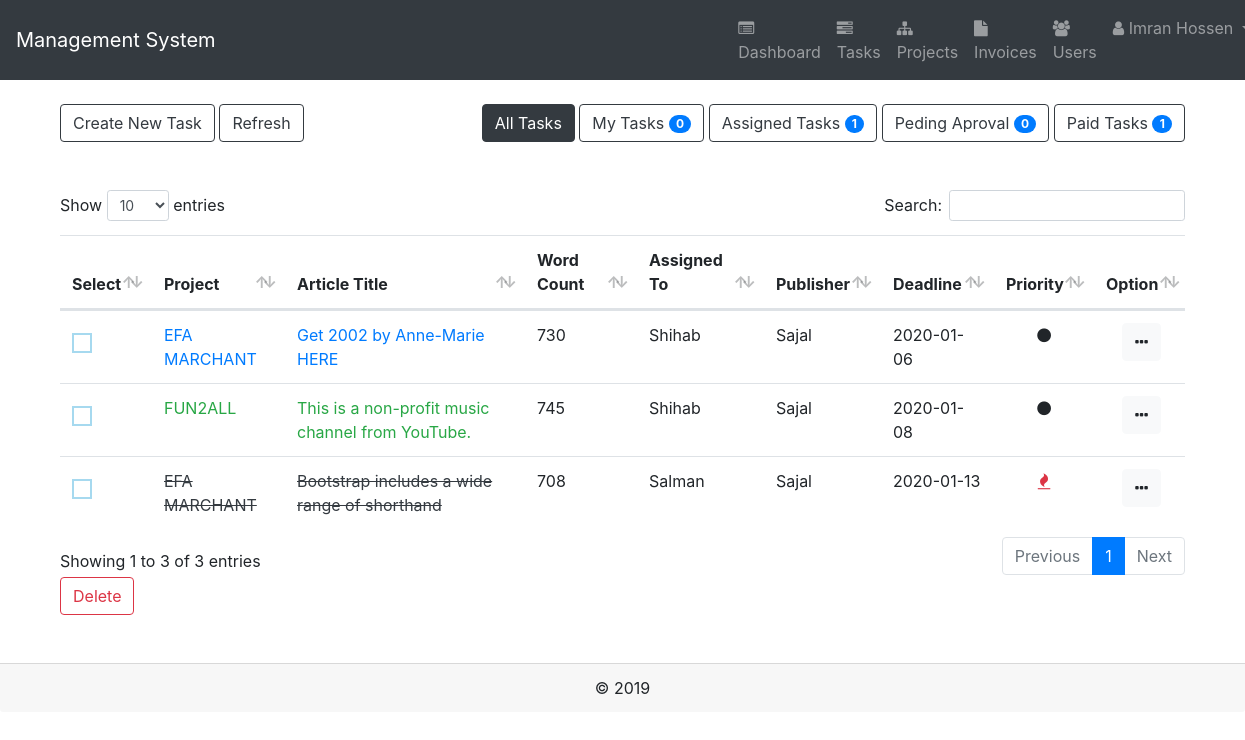
Screenshot of /tasks.php (signed in) with the database file from the repository.
### tables this page shows
CREATE TABLE `tasks` (
  `id` int(255) NOT NULL,
  `name` varchar(255) NOT NULL,
  `description` varchar(10000) NOT NULL,
  `assignee` int(255) NOT NULL,
  `creator` int(255) NOT NULL,
  `words` int(255) NOT NULL,
  `rate` int(255) NOT NULL,
  `type` varchar(255) NOT NULL,
  `project` int(255) NOT NULL,
  `deadline` date DEFAULT NULL,
  `created` timestamp(6) NOT NULL DEFAULT CURRENT_TIMESTAMP(6),
  `status` varchar(100) NOT NULL,
  `publishing` int(255) NOT NULL,
  `publisher` int(255) NOT NULL,
  `publish_status` int(255) NOT NULL,
  `publish_link` varchar(255) NOT NULL,
  `invoice` varchar(255) NOT NULL,
  `attachment` varchar(1000) NOT NULL,
  `remarks` varchar(1000) NOT NULL,
  `priority` int(255) NOT NULL
);

CREATE TABLE `projects` (
  `id` int(255) NOT NULL,
  `name` varchar(255) NOT NULL,
  `description` varchar(10000) NOT NULL,
  `creator` int(255) DEFAULT NULL,
  `deadline` timestamp(6) NULL DEFAULT NULL,
  `created` timestamp(6) NOT NULL DEFAULT CURRENT_TIMESTAMP(6),
  `status` int(255) NOT NULL
);

CREATE TABLE `users` (
  `id` int(255) NOT NULL,
  `name` varchar(100) NOT NULL,
  `email` varchar(100) NOT NULL,
  `phone` varchar(20) NOT NULL,
  `address` varchar(255) NOT NULL,
  `payment_method` varchar(255) NOT NULL,
  `payment_account` varchar(255) NOT NULL,
  `rate` int(255) NOT NULL,
  `role` varchar(100) NOT NULL,
  `fb_url` varchar(255) NOT NULL,
  `twitter_url` varchar(255) NOT NULL,
  `instagram_url` varchar(255) NOT NULL,
  `password` varchar(20) NOT NULL,
  `picture` varchar(10000) NOT NULL,
  `quality` int(1) NOT NULL,
  `join_date` timestamp(6) NOT NULL DEFAULT CURRENT_TIMESTAMP(6)
);

### functions/DB.func.php (called while the page is built, shortened)
<?php
function get_user_data($connect,$id){
	$sql = "SELECT * FROM users WHERE id=$id";
	$result = $connect->query($sql);
	if ($result->num_rows > 0) {
		return $result->fetch_assoc();
	}
}
function get_project_by_id($connect,$id){
	$sql = "SELECT * FROM projects WHERE id=$id";
	$result = $connect->query($sql);
	if ($result->num_rows > 0) {
		return $result->fetch_assoc();
	} else {
		return "0";
	}
}
function get_tasks($connect,$status=0){
	if ($status ==0) {
		$sql = "SELECT * FROM tasks ORDER BY deadline,priority DESC";
	} else {
		$sql = "SELECT * FROM tasks WHERE status='$status' ORDER BY deadline,priority DESC";
	}
	$result = $connect->query($sql);
	return $result;
}
function get_tasks_by_assignee($connect,$assignee,$status=0){
	if ($status ==0) {
		$sql = "SELECT * FROM tasks WHERE (status='0' OR status='1') AND assignee=$assignee ";
	} else {
		$sql = "SELECT * FROM tasks WHERE status='$status' AND assignee=$assignee";
	}
	$result = $connect->query($sql);
	return $result;
}
function get_tasks_by_creator($connect,$creator,$status=0){
	if ($status ==0) {
		$sql = "SELECT * FROM tasks WHERE (status='0' OR status='1') AND creator=$creator";
	} else {
		$sql = "SELECT * FROM tasks WHERE status='$status' AND creator=$creator";
	}
	$result = $connect->query($sql);
	return $result;
}
?>

### tasks.php (the view, shortened to what this page needs)
 <?php
 include "inc/header.php";
 ?>
 <div class="row">
 	<div class="col-4">
 		<?php if ($_SESSION['role'] == 1 || $_SESSION['role'] == 2) {?>
 			<button type="button" class="btn btn-outline-dark btn-md" data-toggle="modal" data-target="#create-task">
 				Create New Task
 			</button>
 		<?php } ?>
 		<a href="<?php echo $_SERVER['PHP_SELF']."?".$_SERVER['QUERY_STRING'];?>"><button type="button" class="btn btn-outline-dark btn-md">
 			Refresh
 		</button>
 	</a>
 </div>
 <div class="col-8" align="right">
 	<?php if ($_SESSION['role'] == 1 || $_SESSION['role'] == 2 || $_SESSION['role'] == 4) {?>
 		<a class="btn btn-outline-dark btn-md <?php if(!isset($_GET['assignee']) && !isset($_GET['creator']) && !isset($_GET['status'])){echo "active";} ?>" href="<?php echo $_SERVER['PHP_SELF'];?>">All Tasks</a>
 	<?php } ?>
 	<?php if ($_SESSION['role'] != 4) {?>
 		<a class="btn btn-outline-dark btn-md <?php if(isset($_GET['assignee'])){if($_GET['assignee']=="me"){echo "active";}} ?>" href="?assignee=me">My Tasks <span class="badge badge-primary badge-pill"><?php echo get_tasks_by_assignee($connect,$_SESSION['id'],0)->num_rows; ?></span></a>
 		<?php if ($_SESSION['role'] !=3) {?>
 			<a class="btn btn-outline-dark btn-md <?php if(isset($_GET['creator'])){if($_GET['creator']=="me"){echo "active";}} ?>" class="nav-link" href="?creator=me">Assigned Tasks <span class="badge badge-primary badge-pill"><?php echo get_tasks_by_creator($connect,$_SESSION['id'],0)->num_rows; ?></span></a>
 			<a class="btn btn-outline-dark btn-md <?php if(isset($_GET['status'])){if($_GET['status']==2){echo "active";}} ?>" href="?status=2">Peding Aproval <span class="badge badge-primary badge-pill"><?php echo get_tasks_by_creator($connect,$_SESSION['id'],2)->num_rows; ?></span></a>
 			<a class="btn btn-outline-dark btn-md <?php if(isset($_GET['status'])){if($_GET['status']==4){echo "active";}} ?>" href="?status=4">Paid Tasks <span class="badge badge-primary badge-pill"><?php echo get_tasks_by_creator($connect,$_SESSION['id'],4)->num_rows; ?></span></a>
 		<?php } ?>
 	<?php } ?>
 </div>
</div>
<br/>
<br/>
<?php if ($_SESSION['role'] == 1 || $_SESSION['role'] == 2) {?>
								<?php
								$result = get_users($connect);
								?>
								<?php
								$result = get_projects($connect);
								?>
<?php } ?>
<div class="table-responsive m-t-40">
	<form method="post">
		<table id="tasks" class="table table-hover">
			<thead>
				<tr>
					<?php if ($_SESSION['role']==1 || $_SESSION['role']==2) {?>
						<th scope="col">Select</th>
					<?php } ?>
					<th scope="col">Project</th>
					<th scope="col">Article Title</th>
					<?php if ($_SESSION['role'] !=4) {?>
						<th scope="col">Word Count</th>
						<th scope="col">Assigned To</th>
					<?php } else { ?>
						<th scope="col">Publisher</th>
					<?php } ?>
					<?php if ($_SESSION['role'] ==1 || $_SESSION['role'] ==2) {?>
						<th scope="col">Publisher</th>
					<?php } ?>
					<th scope="col">Deadline</th>
					<th scope="col">Priority</th>
					<th scope="col" align="center">Option</th>
				</tr>
			</thead>
			<tbody>
				<?php
				if (isset($_GET['status'])) {
					$status = $_GET['status'];
				} else {
					$status = 0;
				}
				if ($_SESSION['role'] ==1 || $_SESSION['role'] ==2) {
					if (isset($_GET['creator'])) {
						$result = get_tasks_by_creator($connect,$_SESSION['id'],$status);
					} elseif(isset($_GET['assignee'])) {
						$result = get_tasks_by_assignee($connect,$_SESSION['id'],$status);
					} elseif(isset($_GET['status'])) {
						if ($_GET['status']==2) {
							$result = get_tasks_by_creator($connect,$_SESSION['id'],2);
						} else {
							$result = get_tasks($connect,$status);
						}
					} else {
						$result = get_tasks($connect,$status);
					}
				} elseif($_SESSION['role'] ==4){
					$result = get_tasks_by_publisher($connect,$_SESSION['id'],$status);
				} elseif($_SESSION['role'] ==3) {
					$result = get_tasks_by_assignee($connect,$_SESSION['id'],$status);
				}
				if ($result->num_rows > 0) {
					while ($data = mysqli_fetch_array($result)) { ?>
						<tr class="">
							<?php if ($_SESSION['role']==1 || $_SESSION['role']==2) {?>
								<td class="pub"><input type="checkbox" name="id_<?php echo $data['id'];?>" id="id_<?php echo $data['id'];?>" value="<?php echo $data['id'];?>"/> <label style="margin-top: 10px;" for="id_<?php echo $data['id'];?>"></label></td>
							<?php } ?>
							<?php if ($_SESSION['role'] ==1 || $_SESSION['role'] ==2) {?>
								<td><a class="<?php if($_SESSION['role'] !=4){if($data['status']==2){echo"text-warning";} elseif($data['status']==3){echo "text-success";} elseif($data['status']==4){echo "del text-dark";}}elseif($_SESSION['role'] ==4){if($data['publish_status']==1){echo"text-warning";}}?>" href="./project.php?id=<?php echo $data['project'];?>&ref=tasks"><?php $project = get_project_by_id($connect,$data['project']);
								if (!empty($project['name'])) {
									echo $project['name']; } ?></a></td>
								<?php } else {?>
									<td><?php $project = get_project_by_id($connect,$data['project']);
									if (!empty($project['name'])) {
										echo $project['name']; } ?></td>
									<?php } ?>
									<td><a class="<?php if($_SESSION['role'] !=4){if($data['status']==2){echo"text-warning";} elseif($data['status']==3){echo "text-success";} elseif($data['status']==4){echo "del text-dark";}}elseif($_SESSION['role'] ==4){if($data['publish_status']==1){echo"text-warning";}}?>" href="task.php?id=<?php echo $data['id']?>&ref=tasks"><?php echo $data['name'];?> </a></td>
									<?php if ($_SESSION['role'] !=4) {?>
										<td><?php echo $data['words']; ?></td>
										<td><?php $user = get_user_data($connect,$data['assignee']); echo $user['name']; ?></td>
									<?php } else { ?>
										<td><?php $user = get_user_data($connect,$data['publisher']); echo $user['name']; ?></td>
									<?php } ?>
									<?php if ($_SESSION['role'] ==1 || $_SESSION['role'] ==2) {?>
										<td><?php $user = get_user_data($connect,$data['publisher']); echo $user['name']; ?></td>
									<?php } ?>
									<td><?php echo $data['deadline']; ?></td>
									<td align="center"><?php if ($data['priority']==1) {
										echo '<i class="text-danger fa fa-fire" data-toggle="tooltip" data-placement="top" title="High"></i>';
									} else {
										echo '<i class="fa fa-circle" data-toggle="tooltip" data-placement="top" title="Low"></i>';
									}?></td>
									<td align="center">
										<div class="dropdown">
											<button class="btn btn-light" type="button" id="option" data-toggle="dropdown" aria-haspopup="true" aria-expanded="false"><i class="fa fa-ellipsis-h"></i></button>
										</div>
									</td>
								</tr>
								<?php
							}
						}
						?>
					</tbody>
				</table>
				<?php if ($_SESSION['role']==1 || $_SESSION['role']==2) {?>
					<input type='hidden' name='batch' value='del'/><button class='btn btn-outline-danger'>Delete</button>
				<?php } ?>
			</form>
		</div>
		<?php
		include "inc/footer.php";
		?>

### inc/header.php (style rules this page uses)
.del { text-decoration: line-through; }

### rows the page displays
tasks: projects.name "EFA MARCHANT", name "Get 2002 by Anne-Marie HERE", words "730", users.name "Shihab", users.name "Sajal", deadline "2020-01-06", priority 0 (drawn)
tasks: projects.name "FUN2ALL", name "This is a non-profit music channel from YouTube.", words "745", users.name "Shihab", users.name "Sajal", deadline "2020-01-08", priority 0 (drawn)
tasks: projects.name "EFA MARCHANT", name "Bootstrap includes a wide range of shorthand", words "708", users.name "Salman", users.name "Sajal", deadline "2020-01-13", priority 1 (drawn)

### other values shown
$_SESSION['name'] "Imran Hossen"
get_tasks_by_assignee($connect,$_SESSION['id'],0)->num_rows "0"
get_tasks_by_creator($connect,$_SESSION['id'],0)->num_rows "1"
get_tasks_by_creator($connect,$_SESSION['id'],2)->num_rows "0"
get_tasks_by_creator($connect,$_SESSION['id'],4)->num_rows "1"
